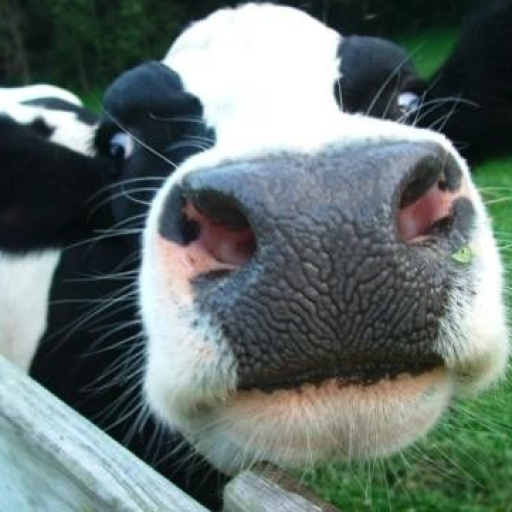
#> input picture test_images/image10.jpg, 1024 x 1024 px (shown at 1/2 size); its folder holds only this picture in this run
$ python castcade_debug.py
#> lines starting #> are read from the running program, lines starting #| are printed output that depends on the picture
import os
import cv2
from matplotlib import pyplot as plt

# Load the trained cascade classifier
cascade_path = 'output/64/cascade.xml'
print(f"Loading cascade classifier from: {cascade_path}")
nose_cascade = cv2.CascadeClassifier(cascade_path)

# Check if the cascade was loaded correctly
if nose_cascade.empty():
    print("Error loading cascade classifier")
else:
    print("Cascade classifier loaded successfully")

# Directories
image_dir = '../test_images'
negatives_dir = '../negatives'
os.makedirs(negatives_dir, exist_ok=True)

# Get list of image files in the directory
image_files = [f for f in os.listdir(image_dir) if f.endswith('.jpg') or f.endswith('.png')]

# List to store the paths of saved negative images
negative_image_paths = []

# Loop through the image files
for idx, image_file in enumerate(image_files):
    image_path = os.path.join(image_dir, image_file)
    print(f"\nLoading image from: {image_path}")
    image = cv2.imread(image_path)
#> image is the input picture: shape (1024, 1024, 3); mean B, G, R 111, 113.9, 100.9

    if image is None:
        print(f"Error loading image: {image_path}")
        continue
    else:
        print("Image loaded successfully")

    # Convert the image to grayscale
    print("Converting image to grayscale")
    gray_image = cv2.cvtColor(image, cv2.COLOR_BGR2GRAY)
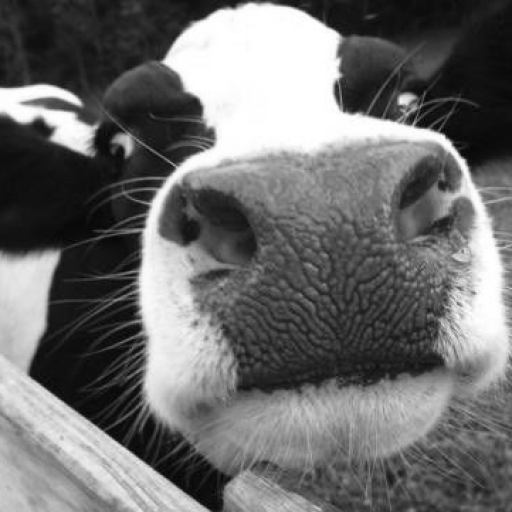
#> gray_image: shape (1024, 1024) (shown at 1/2 size); min 1, max 255, mean 109.7

    # Detect noses
    print("Detecting noses in the image")
    noses = nose_cascade.detectMultiScale(gray_image, scaleFactor=1.1, minNeighbors=5, minSize=(30, 30))
#> noses = [[146, 294, 51, 51], [394, 159, 253, 253], [460, 316, 385, 385]]

    # Check if any noses are detected
    if len(noses) == 0:
        print("No noses detected")
    else:
        print(f"Detected {len(noses)} nose(s)")
#| Detected 3 nose(s)

        # Save each detected nose as a separate image
        for (x, y, w, h) in noses:
            nose_image = image[y:y+h, x:x+w]
            negative_image_path = os.path.join(negatives_dir, f'image{idx + 1}_{x}_{y}.jpg')
            cv2.imwrite(negative_image_path, nose_image)
            negative_image_paths.append(os.path.join('negatives\\resized\\', f'image{idx + 1}_{x}_{y}.jpg'))
            print(f"Saved detected nose as: {negative_image_path}")
#> this loop made 3 passes
#| Saved detected nose as: ../negatives/image1_146_294.jpg
#| Saved detected nose as: ../negatives/image1_394_159.jpg
#| Saved detected nose as: ../negatives/image1_460_316.jpg
#> pass 1, `nose_image = image[y:y+h, x:x+w]`:
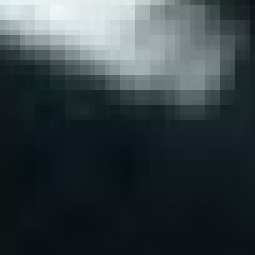
#> nose_image: shape (51, 51, 3) (shown 5 times larger); mean B, G, R 68.3, 64.5, 53.9
#> pass 2, `nose_image = image[y:y+h, x:x+w]`:
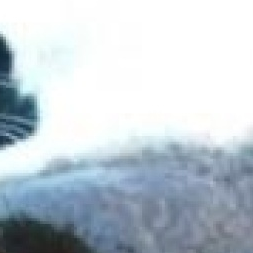
#> nose_image: shape (253, 253, 3); mean B, G, R 210.9, 203, 192.6
#> pass 3, `nose_image = image[y:y+h, x:x+w]`:
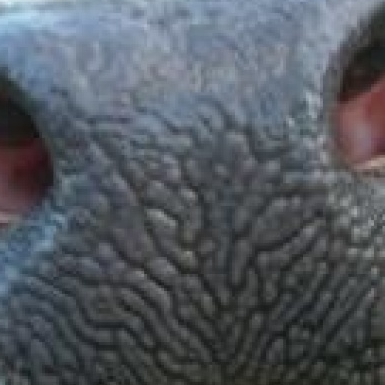
#> nose_image: shape (385, 385, 3); mean B, G, R 96.6, 89.3, 83.8
#> after the loop, negative_image_paths = ['negatives\\resized\\/image1_146_294.jpg', 'negatives\\resized\\/image1_394_159.jpg', 'negatives\\resized\\/image1_460_316.jpg']

# Write the list of negative images to negative.txt
negative_txt_path = 'negative.txt'
with open(negative_txt_path, 'w') as f:
    for path in negative_image_paths:
        f.write(f"{path}\n")
#> this loop made 3 passes
#> path on passes 1 to 3: 'negatives\\resized\\/image1_146_294.jpg', 'negatives\\resized\\/image1_394_159.jpg', 'negatives\\resized\\/image1_460_316.jpg'

print(f"Negative images saved and listed in: {negative_txt_path}")

$ run again, on test_images/image22.jpg
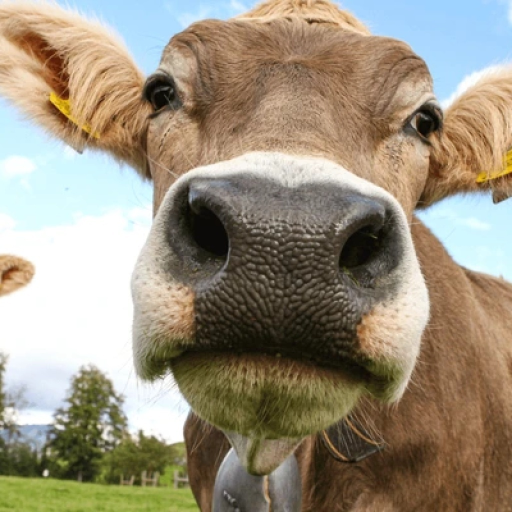
#> input picture test_images/image22.jpg, 1024 x 1024 px (shown at 1/2 size)
#> image is the input picture: shape (1024, 1024, 3); mean B, G, R 124.9, 144.2, 154.8
#> `gray_image = cv2.cvtColor(image, cv2.COLOR_BGR2GRAY)`:
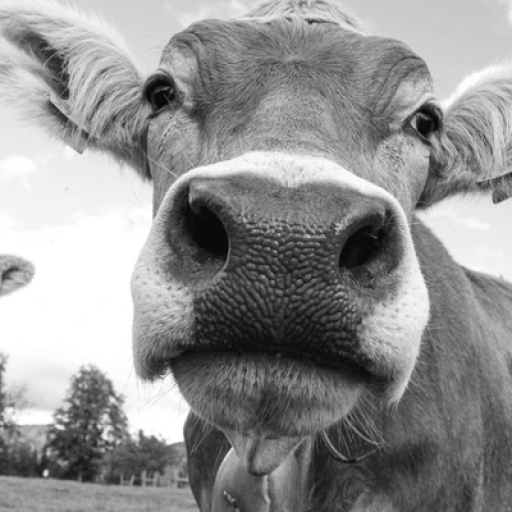
#> gray_image: shape (1024, 1024) (shown at 1/2 size); min 0, max 255, mean 145.1
#> noses = [[386, 365, 326, 326]]
#| Detected 1 nose(s)
#> the loop `for (x, y, w, h) in noses:` made 1 pass
#> (printed output is left out)
#> pass 1, `nose_image = image[y:y+h, x:x+w]`:
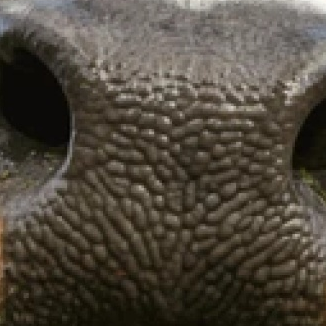
#> nose_image: shape (326, 326, 3); mean B, G, R 60.6, 71.5, 78.4
#> after the loop `for (x, y, w, h) in noses:`: negative_image_paths = ['negatives\\resized\\/image1_386_365.jpg']
#> the loop `for path in negative_image_paths:` made 1 pass
